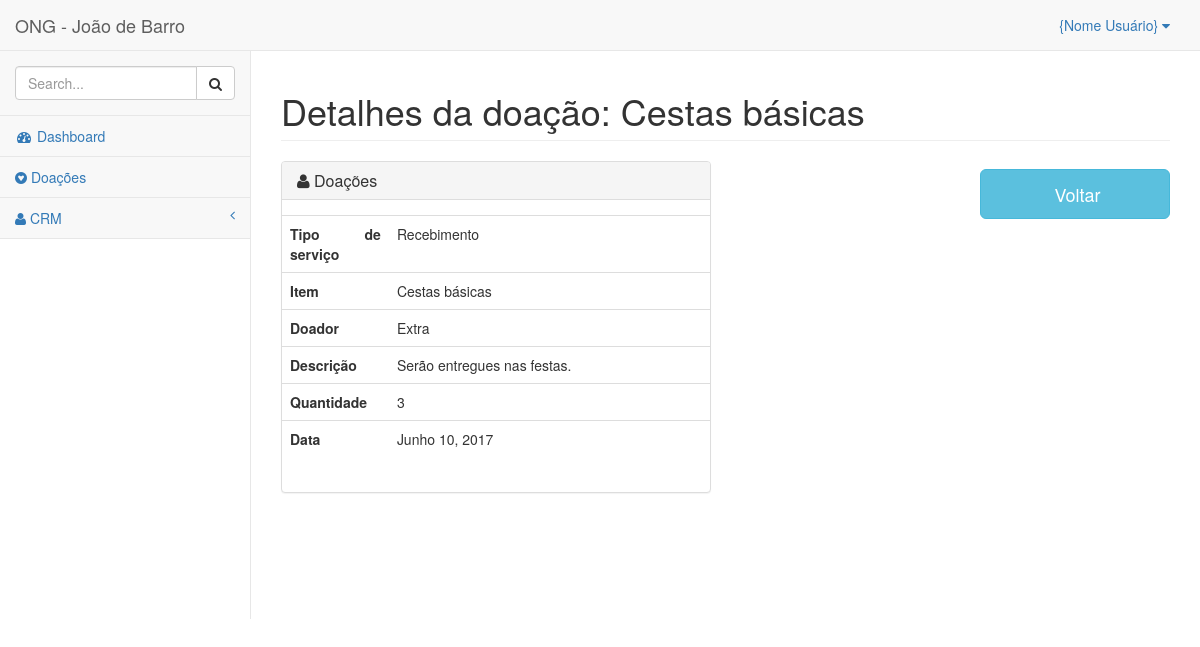
The page /doacoes/detalhes/1/ on the database its author committed.
### donations/models.py (models this page shows, shortened)
class Donations(TimeModel):
    service_type = models.CharField('Tipo de serviço', max_length=12,
                                    choices=C_TYPE, default='Recebimento')
    donor = models.ForeignKey(Donors, verbose_name='Doador')
    item = models.CharField('Item', max_length=100, default='')
    description = models.TextField('Descrição', blank=True)
    quantity = models.PositiveSmallIntegerField('Quantidade', default=0)
    date = models.DateTimeField('Data', auto_now_add=True)
    class Meta:
        ordering = ['service_type']
        verbose_name = 'Doação'
        verbose_name_plural = 'Doações'

class Donors(TimeModel):
    name = models.CharField('Nome', max_length=100)
    slug = models.SlugField('Identificador', max_length=100, default='')
    def __str__(self):
        return str(self.name)
    class Meta:
        ordering = ['name']
        verbose_name = 'Doador'
        verbose_name_plural = 'Doadores'

### donations/templates/donations/donations_detail.html (shortened to what this page needs)
{% extends "base.html" %}
{% load widget_tweaks %}
{% block spacename %} Detalhes da doação: {{object.item}} {% endblock spacename %}
{% block container %}
<div class="container-fluid">
  <div class="row">
    <div class="col-md-6">
      <div class="panel-group">
        <div class="panel panel-default">
          <div class="panel-heading">
            <h4 class="panel-title"> <a data-toggle="collapse" href="#collapseOne">
              <span class="fa fa-user"></span> Doações </a> </h4>
          </div>
          <div id="collapseOne" class="panel-collapse collapse in">
            <div class="panel-body">
              <div class="row">
                <table class="table table-user-information">
                  <tbody>
                    <tr>
                      <th class="col-md-3 text-justify"> Tipo de serviço </th>
                      <td>{{ donations.service_type }}</td>
                    </tr>
                    <tr>
                      <th class="text-justify"> Item </th>
                      <td>{{ donations.item }}</td>
                    </tr>
                    <tr>
                      <th class="text-justify">  Doador </th>
                      <td>{{ donations.donor }}</td>
                    </tr>
                      <tr>
                        <th class="text-justify"> Descrição </th>
                        <td>{{ donations.description }}</td>
                      </tr>
                      <tr>
                        <th class="text-justify"> Quantidade </th>
                        <td>{{ donations.quantity }}</td>
                      </tr>
                      <tr>
                        <th class="text-justify"> Data </th>
                        <td>{{ donations.date|date }}</td>
                      </tr>
                  </tbody>
                </table>
              </div>
            </div>
          </div>
        </div>
      </div>
    </div>
    <div class="col-md-6">
      <form class="navbar-form navbar-right" action="." method="get">
        <a href="{% url 'donations:donation' %}">
          <button type="button" class="btn btn-info btn-lg" style="width: 190px; height: 50px">
             Voltar
          </button>
        </a>
      </form>
    </div>
  </div>
</div>
{% endblock %}

### core/static/distt/css/sb-admin-2.css (style rules this page uses)
body { background-color: #ffffff; }

### rows shown on the page
Donations: item "Cestas básicas", service_type "Recebimento", donor "Extra", description "Serão entregues nas festas.", quantity "3", date "Junho 10, 2017"
